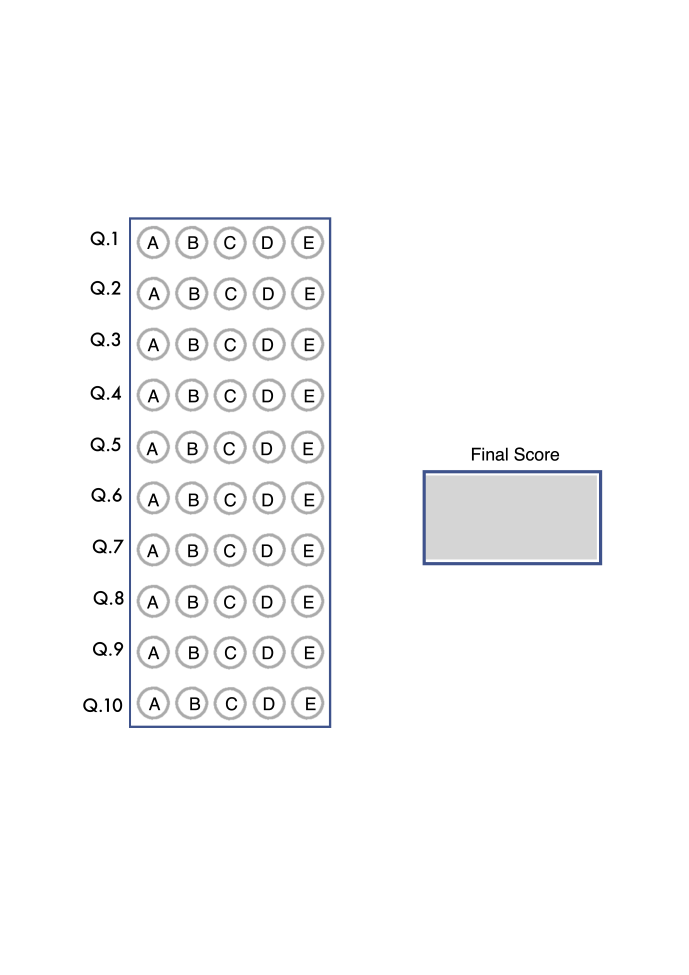
#> input picture images/EXAM.jpg, 4133 x 5846 px (shown at 1/6 size); its folder holds only this picture in this run
$ python photo_version.py
#> lines starting #> are read from the running program, lines starting #| are printed output that depends on the picture; after the words box and inside, x2 and y2 are one past the last pixel; in counts of white or black regions, pixels touching at a corner belong together
### utils.py
import cv2
import pytesseract as psr
import numpy as np


## Draw a circle for each question
def draw_circles(img, real_answers, KEY_ANSWER, ANS_SET):
    question_cnt = 0
    def _draw_green(img, pt):
        cv2.circle(img, pt, 20, (0, 255, 0),  cv2.FILLED)

    def _draw_red(img, pt):
        cv2.circle(img, pt, 20, (0, 0, 255), cv2.FILLED)

    for question in range(0, 1000, 100):
        ans = KEY_ANSWER[question_cnt]
        middle_h = question + 50
        pnt_lst = []
        for choice in range(0, 500, 100):
            middle_w = choice + 50

            pnt_lst.append((middle_w, middle_h))
        ind = ANS_SET.find(ans)
        if real_answers[question_cnt] == '-':
            pass
        elif ans == real_answers[question_cnt]:
            _draw_green(img, pnt_lst[ind])
        else:
            # Draw on the answer
            _draw_green(img, pnt_lst[ind])
            # Draw on the correct answer
            ind = ANS_SET.find(real_answers[question_cnt])
            _draw_red(img, pnt_lst[ind])
        question_cnt += 1


def getOnlyCornor(b):
    peri = cv2.arcLength(b, True)
    approx = cv2.approxPolyDP(b, 0.02 * peri, True)
    return approx


## Order the coordinate
def order_coordinate(fourPointArray):
    reshapedPoints = fourPointArray.reshape(4, 2)
    myPointNew = fourPointArray.copy()
    add = reshapedPoints.sum(1)
    myPointNew[0] = reshapedPoints[np.argmin(add)]
    myPointNew[3] = reshapedPoints[np.argmax(add)]
    diff = np.diff(reshapedPoints, axis=1)
    myPointNew[1] = reshapedPoints[np.argmin(diff)]
    myPointNew[2] = reshapedPoints[np.argmax(diff)]
    return myPointNew


## Get each answer row
def split_answer_row(answers_warp_img):
    ten_answers_images = [answers_warp_img[i:i + 100] for i in range(0, 1000, 100)]
    return ten_answers_images


def boxes_of_fives(question_img):
    cols = np.hsplit(question_img, 5)
    # [4 lines of commented-out code are left out]
    return cols


# [5 lines left out: function showbox, not called in this run]


def get_lst_of_answer(questions):
    ans = []
    ind = 1
    for row in questions:
        eachBox = np.array([np.count_nonzero(box)/box.size for box in boxes_of_fives(row)])
        # The marked one will content at least 25% of the white pixels
        marks = np.count_nonzero(eachBox >= .25)
        if marks >= 2 or marks == 0:
            ans.append('-')
        else:
            ans_key = {0: 'A', 1: 'B', 2: 'C', 3: 'D', 4: 'E'}
            ans.append(ans_key[np.argmax(eachBox)])
        ind += 1
    return np.array(ans)


def convert_to_transparent(img):
    tmp = cv2.cvtColor(img, cv2.COLOR_BGR2GRAY)
    _, alpha = cv2.threshold(tmp, 0, 255, cv2.THRESH_BINARY)
    b, g, r = cv2.split(img)

    rgba = [b, g, r, alpha]
    img = cv2.merge(rgba, 4)
    return img

### photo_version.py
import os
import cv2
import numpy as np
import utils

# cap = cv2.VideoCapture(0)

# Define the master answer
KEY_ANSWER = np.array(['A', 'D', 'D', 'B', 'C', 'C', 'E', 'E', 'D', 'D'])

ANS_SET = 'ABCDE'
p = os.listdir('images')
print(*[ f'{n + 1}. {f}' for n,f in enumerate(p)], sep="\n")
choice = int(input('What file do you want? Type in the number e.g. 1  >> ')) - 1
#> the answer given: 1

W, H = 2000, 1920
frame = cv2.imread(f'images/{p[choice]}')
#> frame is the input picture: shape (5846, 4133, 3); mean B, G, R 249.7, 249.3, 249.1
frame = cv2.resize(frame, (H, W))
#> frame: shape (2000, 1920, 3)
imgContours = frame.copy()
onlyBoxesImg = frame.copy()
imgFinal = frame.copy()
imgFinal = cv2.cvtColor(imgFinal, cv2.COLOR_BGR2BGRA)

# Preprocessing
imgGray = cv2.cvtColor(frame, cv2.COLOR_BGR2GRAY)  # Convert the image to greyscale
imgBlur = cv2.GaussianBlur(imgGray, (5, 5), 1)  # Blur image a little
edge = cv2.Canny(imgBlur, 50, 20)  # Get the edge we want
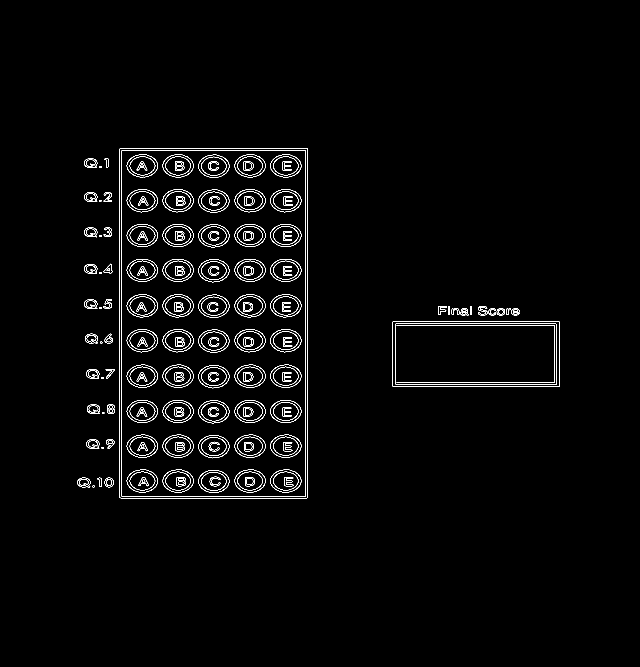
#> edge: shape (2000, 1920) (shown at 1/3 size); 1.3% white in thin lines or dots, all inside (x1, y1, x2, y2) = (232, 445, 1679, 1495)

# Find the contour around all edges detected
contours, hir = cv2.findContours(edge, cv2.RETR_EXTERNAL, cv2.CHAIN_APPROX_NONE)
#> contours = 56 contours, 9 with area under 20; largest, box (x1, y1, x2, y2) and area: (359, 445, 924, 1495) 591071, (1177, 964, 1679, 1161) 98183, (252, 792, 292, 821) 898, (252, 682, 292, 712) 896, (252, 475, 292, 504) 896; hir = 56 rows, first 6: [1, -1, -1, -1], [2, 0, -1, -1], [3, 1, -1, -1], [4, 2, -1, -1], [5, 3, -1, -1], [6, 4, -1, -1]
cv2.drawContours(imgContours, contours, -1, (255, 0, 0), 10)
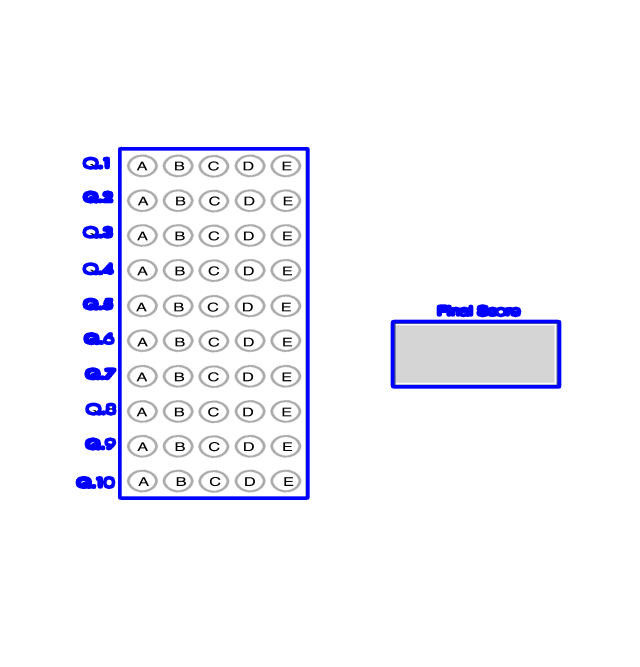
#> imgContours: shape (2000, 1920, 3) (shown at 1/3 size); mean B, G, R 251, 245.4, 245.3

contourLst = []
for contour in contours:
    # For all the contours, we are only interested in 2 boxes (Questions and Score boxes)
    # These two boxes are supposed to have big areas than the others, we guessed that they're around 5,000
    area = cv2.contourArea(contour)
    if area > 5000:
        peri = cv2.arcLength(contour, True)
        approx = cv2.approxPolyDP(contour, 0.02 * peri, True)
        # Check if we have four corners, if yes, then this is our boxes
        if len(approx) == 4:
            contourLst.append(contour)
#> this loop made 56 passes
#> (area, peri, approx) on passes 22, 56: (98183, 1390.5, [[1177, 967], [1180, 1160], [1678, 1159], [1678, 965]]), (591071, 3224.5, [[359, 446], [359, 1493], [923, 1493], [923, 446]])
#> area on passes 1, 4, 5, 6, 7, 8: 21.5, 597, 174, 23, 21.5, 22
#> after the loop, contourLst = 2 contours; box (x1, y1, x2, y2) and area: (359, 445, 924, 1495) 591071, (1177, 964, 1679, 1161) 98183


contourLst = sorted(contourLst, key=cv2.contourArea, reverse=True)
boxes = list(map(utils.getOnlyCornor, contourLst))
#> in getOnlyCornor, `peri = cv2.arcLength(b, True)`: peri = 3224.5
#> in getOnlyCornor, `approx = cv2.approxPolyDP(b, 0.02 * peri, True)`: approx = [[359, 446], [359, 1493], [923, 1493], [923, 446]]
#> boxes = 2 contours; box (x1, y1, x2, y2) and area: (359, 446, 924, 1494) 590508, (1177, 965, 1679, 1161) 96656
questionBox, scoreBox = boxes[0], boxes[1]
#> questionBox = [[359, 446], [359, 1493], [923, 1493], [923, 446]]; scoreBox = [[1177, 967], [1180, 1160], [1678, 1159], [1678, 965]]

if questionBox.size != 0 and scoreBox.size != 0:
    cv2.drawContours(onlyBoxesImg, questionBox, -1, (0, 0, 255), 20)
#> onlyBoxesImg: shape (2000, 1920, 3); mean B, G, R 249.6, 249.2, 249.1
    cv2.drawContours(onlyBoxesImg, scoreBox, -1, (0, 0, 255), 20)
#> onlyBoxesImg: shape (2000, 1920, 3); mean B, G, R 249.5, 249.1, 249.2

    questionBox = utils.order_coordinate(questionBox)
#> in order_coordinate, `reshapedPoints = fourPointArray.reshape(4, 2)`: reshapedPoints = [[359, 446], [359, 1493], [923, 1493], [923, 446]]
#> in order_coordinate, `add = reshapedPoints.sum(1)`: add = [805, 1852, 2416, 1369]
#> in order_coordinate, `diff = np.diff(reshapedPoints, axis=1)`: diff = [87, 1134, 570, -477]
#> questionBox = [[359, 446], [923, 446], [359, 1493], [923, 1493]]
    scoreBox = utils.order_coordinate(scoreBox)
#> scoreBox = [[1177, 967], [1678, 965], [1180, 1160], [1678, 1159]]

    # Show warp
    pt1 = np.float32(questionBox)
#> pt1 = [[359, 446], [923, 446], [359, 1493], [923, 1493]]
    pt2 = np.float32([[0, 0], [500, 0], [0, 1000], [500, 1000]])
    matrix = cv2.getPerspectiveTransform(pt1, pt2)
#> matrix = [[0.887, -1.95e-18, -318.3], [-6.16e-17, 0.955, -426], [-3.02e-19, 0, 1]]
    imgWarpedColored = cv2.warpPerspective(frame, matrix, (500, 1000))

    imgWarpedGrey = cv2.cvtColor(imgWarpedColored, cv2.COLOR_BGR2GRAY)
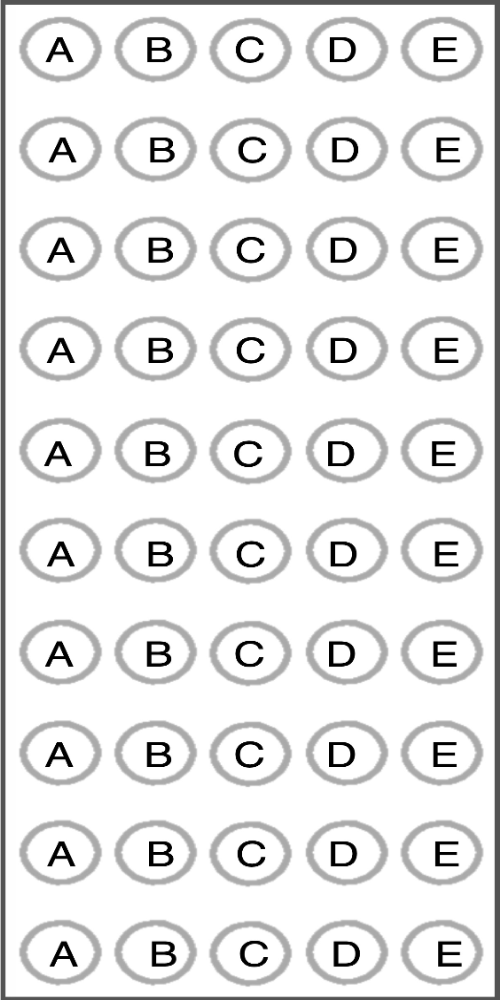
#> imgWarpedGrey: shape (1000, 500); min 0, max 255, mean 231.1
    imgThresh = cv2.threshold(imgWarpedGrey, 170, 255, cv2.THRESH_BINARY_INV)[1]
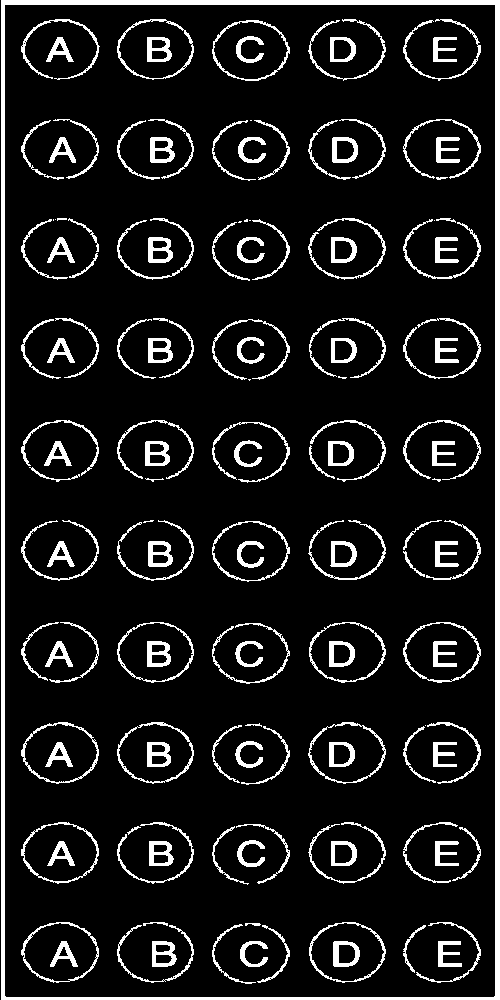
#> imgThresh: shape (1000, 500); 10.5% white; 144 white regions (13 under 20 px), largest, box (x1, y1, x2, y2) and area: (1, 0, 500, 1000) 12922, (21, 19, 100, 80) 504, (21, 722, 99, 784) 502

    pt1Score = np.float32(scoreBox)
#> pt1Score has the same summary as scoreBox
    pt2Score = np.float32([[0, 0], [500, 0], [0, 500], [500, 500]])
    matrixGrade = cv2.getPerspectiveTransform(pt1Score, pt2Score)
#> matrixGrade = [[0.985, -0.0153, -1144.7], [0.0101, 2.53, -2457.4], [9.97e-06, -3.06e-05, 1]]
    ScoreWarpedColoredImg = cv2.warpPerspective(frame, matrixGrade, (500, 500))
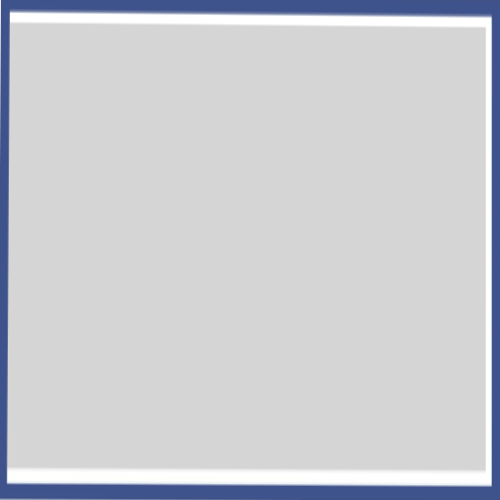
#> ScoreWarpedColoredImg: shape (500, 500, 3); mean B, G, R 208.9, 203.9, 202.1

    # Split the full image into 10 equally-sized images
    questions = utils.split_answer_row(imgThresh)
#> in split_answer_row, `ten_answers_images = [answers_warp_img[i:i + 100] for i in range(0, 10..`: ten_answers_images = 10 items
#> questions = 10 items

    # Get list of marks
    answers_detected = utils.get_lst_of_answer(questions)
#> the loop in get_lst_of_answer, `for row in questions:` made 10 passes
#> eachBox on passes 1 to 10: [0.166, 0.135, 0.128, 0.129, 0.175], [0.115, 0.0865, 0.0771, 0.083, 0.131], [0.116, 0.0875, 0.0752, 0.0815, 0.132], [0.116, 0.0834, 0.075, 0.0769, 0.131], [0.116, 0.083, 0.0747, 0.0799, 0.129], [0.116, 0.0845, 0.0765, 0.0815, 0.13], [0.116, 0.0835, 0.0735, 0.0814, 0.132], [0.118, 0.0862, 0.0738, 0.0813, 0.132], [0.116, 0.085, 0.0742, 0.0787, 0.129], [0.145, 0.114, 0.106, 0.114, 0.159]
#> after the loop in get_lst_of_answer, `for row in questions:`: ans = ['-', '-', '-', '-', '-', '-', '-', '-', '-', '-']; ind = 11

    SCORE = (np.count_nonzero(KEY_ANSWER == answers_detected) / 10.) * 100.
#> SCORE = 0
    DISPLAY_SCORE = f'{SCORE} %'
#> DISPLAY_SCORE = '0.0 %'

    font = cv2.QT_FONT_NORMAL

    # Question Sheet
    imgRawSheet = np.zeros_like(imgWarpedColored)
#> imgRawSheet: shape (1000, 500, 3); every value is 0
    utils.draw_circles(imgRawSheet, answers_detected, KEY_ANSWER, ANS_SET)
#> after the loop in draw_circles, `for question in range(0, 1000, 100):`: question_cnt = 10
    invMatrixSheet = cv2.getPerspectiveTransform(pt2, pt1)
#> invMatrixSheet = [[1.13, 0, 359], [0, 1.05, 446], [0, 0, 1]]
    imgInvSheetDisplay = cv2.warpPerspective(imgRawSheet, invMatrixSheet, (H, W))
#> imgInvSheetDisplay: shape (2000, 1920, 3); every value is 0
    imgInvSheetDisplay = utils.convert_to_transparent(imgInvSheetDisplay)
#> in convert_to_transparent, `tmp = cv2.cvtColor(img, cv2.COLOR_BGR2GRAY)`: tmp: shape (2000, 1920); every value is 0
#> in convert_to_transparent, `img = cv2.merge(rgba, 4)`: img: shape (2000, 1920, 4); every value is 0


    imgRawScore = np.zeros_like(ScoreWarpedColoredImg)
#> imgRawScore: shape (500, 500, 3); every value is 0
    cv2.putText(imgRawScore, DISPLAY_SCORE, (100, 200), font, 3, (0, 145, 255), 5)
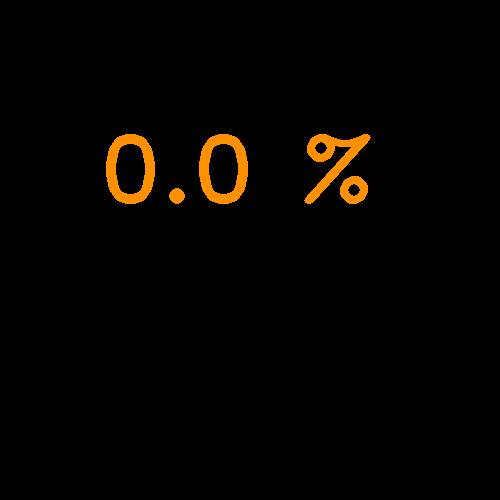
#> imgRawScore: shape (500, 500, 3); mean B, G, R 0, 3.2, 5.6
    invMatrixScore = cv2.getPerspectiveTransform(pt2Score, pt1Score)
#> invMatrixScore = [[0.985, 0.0202, 1177], [-0.0139, 0.4, 967], [-1.02e-05, 1.2e-05, 1]]
    imgInvScoreDisplay = cv2.warpPerspective(imgRawScore, invMatrixScore, (H, W))
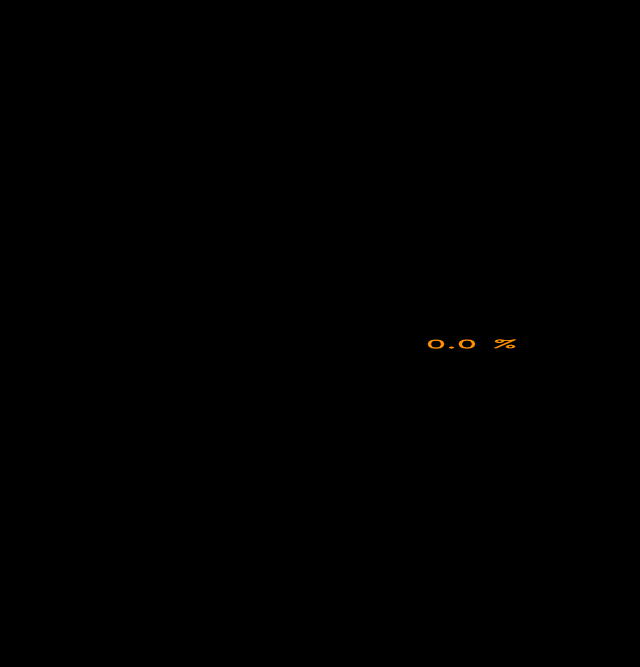
#> imgInvScoreDisplay: shape (2000, 1920, 3) (shown at 1/3 size); mean B, G, R 0, 0.1, 0.1

    imgInvScoreDisplay = utils.convert_to_transparent(imgInvScoreDisplay)
#> in convert_to_transparent (call 2), `_, alpha = cv2.threshold(tmp, 0, 255, cv2.THRESH_BINARY)`: alpha: shape (2000, 1920); 0.06% white; 5 white regions, box (x1, y1, x2, y2) and area: (1283, 1019, 1333, 1046) 707, (1376, 1018, 1426, 1046) 706, (1482, 1018, 1549, 1046) 670, (1517, 1034, 1546, 1045) 226, (1346, 1039, 1363, 1046) 87

    imgFinal = cv2.addWeighted(imgFinal, 1, imgInvSheetDisplay, .9, 1, 0)
    imgFinal = cv2.addWeighted(imgFinal, 1, imgInvScoreDisplay, .9, 1, 0)

    cv2.imshow('frame', imgFinal)

    cv2.waitKey(0)
